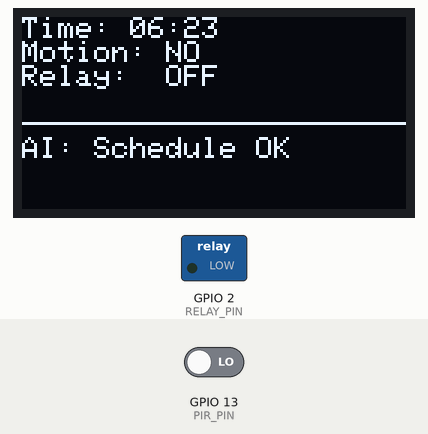
Bench run of a program on a simulated ESP32. Shown: 128×64 one-colour display, switched loads named in the program (green lamp = pin HIGH). The test bench sets the inputs (shaded band); at power-on: GPIO 13 (PIR_PIN) LOW. WiFi joins after 1.5 s; servers stay silent unless stated; web services answer with replies made up by the test bench.

Above: at 1.8 s.
1.9 s: GPIO 13 (PIR_PIN) driven HIGH
At 2.5 s:
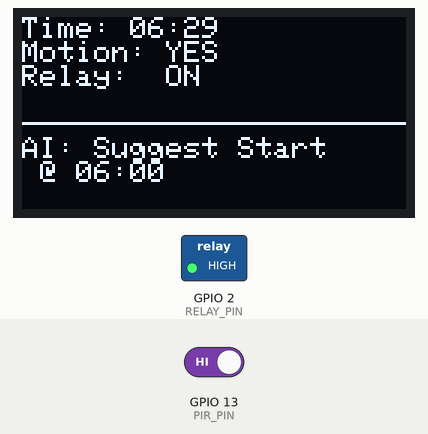
5.0 s: GPIO 13 (PIR_PIN) driven LOW
At 5.7 s:
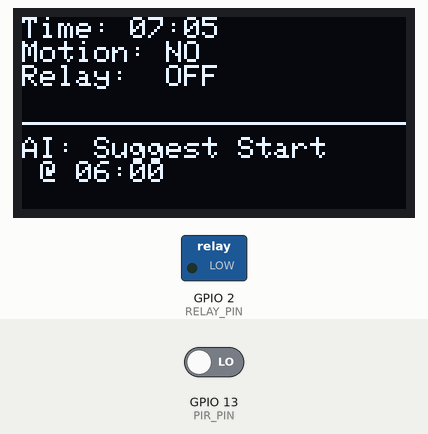
8.1 s: GPIO 13 (PIR_PIN) driven HIGH
At 15.6 s:
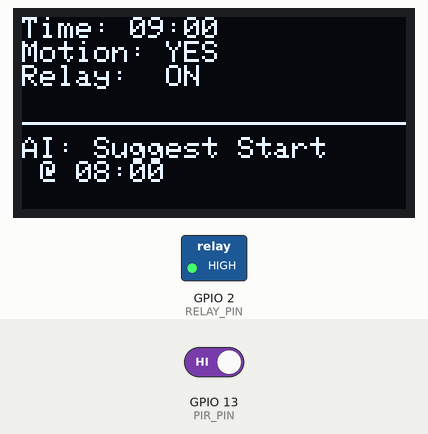
Timing chart, 0 to 16.4 s (numbered marks = the images above; inputs shaded):
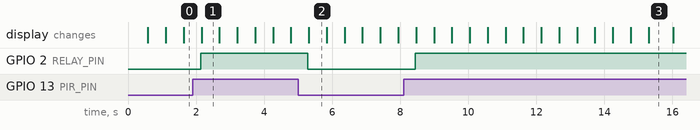

The program:

main.cpp
```cpp
#include <Arduino.h>
#include <WiFi.h>
#include <HTTPClient.h>
#include <Wire.h>
#include <Adafruit_GFX.h>
#include <Adafruit_SSD1306.h>

const char* apiKey = "ISIRPZHOAVGD11FF";
const char* ssid = "Wokwi-GUEST";
const char* password = "";

Adafruit_SSD1306 display(128, 64, &Wire, -1);
#define PIR_PIN 13
#define RELAY_PIN 2

float simHour = 6.0;
int startHourSchedule = 9;
int detectedStartHour = 9;

void setup() {
  Serial.begin(115200);
  WiFi.begin(ssid, password);
  pinMode(PIR_PIN, INPUT);
  pinMode(RELAY_PIN, OUTPUT);
  display.begin(SSD1306_SWITCHCAPVCC, 0x3C);
  display.setTextColor(SSD1306_WHITE);
}

void loop() {
  simHour += 0.1;
  if (simHour >= 24.0) simHour = 0.0;

  bool motion = digitalRead(PIR_PIN);

  bool systemOn = false;
  if (simHour >= startHourSchedule && simHour < 18.0) {
    systemOn = true;
  } else {
    if (motion) systemOn = true;
  }


  if (motion && simHour < startHourSchedule && simHour > 6.0) {
     detectedStartHour = (int)simHour;
  }

  digitalWrite(RELAY_PIN, systemOn ? HIGH : LOW);

  display.clearDisplay();
  display.setCursor(0,0);
  display.printf("Time: %02d:%02d\n", (int)simHour, (int)((simHour-(int)simHour)*60));
  display.printf("Motion: %s\n", motion ? "YES" : "NO");
  display.printf("Relay:  %s\n", systemOn ? "ON" : "OFF");
  display.drawLine(0, 35, 128, 35, SSD1306_WHITE);
  display.setCursor(0, 40);
  if (detectedStartHour < startHourSchedule) {
    display.printf("AI: Suggest Start\n @ %02d:00", detectedStartHour);
  } else {
    display.printf("AI: Schedule OK");
  }
  display.display();

  static unsigned long last = 0;
  if (millis() - last > 15000) {
    last = millis();
    if(WiFi.status() == WL_CONNECTED){
       HTTPClient http;
       String url = "http://api.thingspeak.com/update?api_key=" + String(apiKey) +
                    "&field1=" + String(motion) + "&field2=" + String(systemOn) + "&field3=" + String(detectedStartHour);
       http.begin(url); http.GET(); http.end();
    }
  }
  delay(500);
}
```

Measured:
- after the input at 1.9 s, GPIO 2 (RELAY_PIN): LOW → HIGH after 0.23 s; the display: changes after 0.26 s (image 1)
- after the input at 5.0 s, GPIO 2 (RELAY_PIN): HIGH → LOW after 0.29 s; the display: changes after 0.31 s (image 2)
- after the input at 8.1 s, GPIO 2 (RELAY_PIN): LOW → HIGH after 0.34 s instead of 7.2 s; the display: first changes after 0.37 s (image 3 shows a later state)
- what the display in image 1 shows lasts 0.5 s, from 2.2 s to 2.7 s
